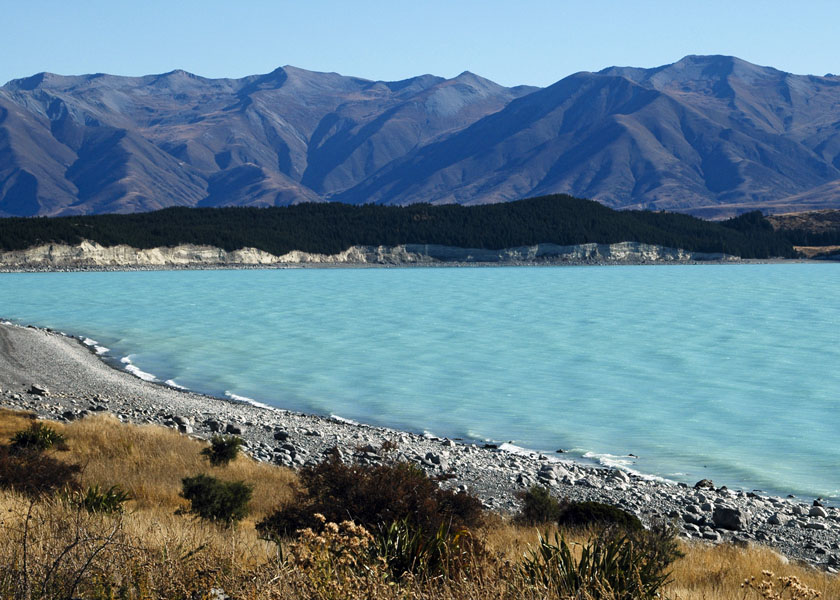
#> input picture Images/New_Zealand_Lake.jpg, 840 x 600 px
$ python opencv_ms_gaussian_blurring.py
#> lines starting #> are read from the running program, lines starting #| are printed output that depends on the picture
### add2pictures2one.py
import cv2
import numpy as np


# [6 lines left out: function __cutPicturesToSimilarSize, not called in this run]


def __getScaledHeightAndWidth(pic, factor):
    h, w = pic.shape[:2]
    h *= factor
    h = int(h)
    w *= factor
    w = int(w)
    return h, w


# [35 lines left out: function __makeSameSizeByScaling, not called in this run]


def __scaleFigures(pic1, pic2, factor=1):

    h, w = __getScaledHeightAndWidth(pic1, factor)
    pic1out = cv2.resize(
        pic1, (w, h), interpolation=cv2.INTER_CUBIC)

    h, w = __getScaledHeightAndWidth(pic2, factor)
    pic2out = cv2.resize(
        pic2, (w, h), interpolation=cv2.INTER_CUBIC)

    return pic1out, pic2out


def __shiftAndAdd(pic1, pic2):
    rows1, cols1, _ = pic1.shape
    rows2, cols2, _ = pic2.shape
    M = np.float32([[1, 0, cols1], [0, 1, 0]])
    pic_shifted = cv2.warpAffine(pic2, M, (cols1+cols2, max(rows1, rows2)))

    # add picture to larger picture
    pic_shifted[0:rows1, 0:cols1] = pic1
    return pic_shifted


def shiftAndAdd(pic1, pic2, factor=1, rescale=False):
    # https://docs.opencv.org/4.x/d0/d86/tutorial_py_image_arithmetics.html
    if rescale:
        return __shiftAndAdd(*__scaleFigures(
            *__makeSameSizeByScaling(pic1, pic2), factor))
    else:
        return __shiftAndAdd(*__scaleFigures(pic1, pic2, factor))

### differenceBetweenPictures.py
import numpy as np


def getDifferenceBetweenPictures(pic1, pic2):
    if not(np.all(np.equal(pic1.shape, pic2.shape))):
        print('Pictures must by same shape, picture1 is',
              pic1.shape, 'picture2 is ', pic2.shape)
    else:
        pic_diff = pic1.astype('float32')-pic2.astype('float32')
        np.abs(pic_diff)
        return pic_diff.astype('uint8')

### opencv_ms_gaussian_blurring.py
import cv2
from matplotlib import pyplot as plt
import numpy as np
import add2pictures2one as ap
import differenceBetweenPictures as dp

pic = cv2.imread("./Images/New_Zealand_Lake.jpg",
                 cv2.IMREAD_UNCHANGED)  # color
#> pic is the input picture: shape (600, 840, 3); mean B, G, R 140.2, 126.7, 100.9

sigma = 1
shape = 3
k = cv2.getGaussianKernel(shape, sigma)
kernel = np.multiply(k, np.transpose(k))

array = np.array([[1, 2, 1], [2, 4, 2], [1, 2, 1]])*(1/16)
print(array)

print(kernel, kernel.shape, np.transpose(kernel.shape))

# pic_blurebyfilter = cv2.filter2D(pic, -1, kernel)
pic_blurebyfilter = cv2.sepFilter2D(pic, -1, k, k)
pic_gaussianblur = cv2.GaussianBlur(pic, kernel.shape, sigma)

result = ap.shiftAndAdd(pic, ap.shiftAndAdd(
    pic_gaussianblur, pic_blurebyfilter))
#> in __scaleFigures, `h, w = __getScaledHeightAndWidth(pic1, factor)`: h = 600; w = 840
#> in __shiftAndAdd, `rows1, cols1, _ = pic1.shape`: rows1 = 600; cols1 = 840
#> in __shiftAndAdd, `M = np.float32([[1, 0, cols1], [0, 1, 0]])`: M = [[1, 0, 840], [0, 1, 0]]
#> in __shiftAndAdd, `pic_shifted = cv2.warpAffine(pic2, M, (cols1+cols2, max(rows1, rows2)))`:
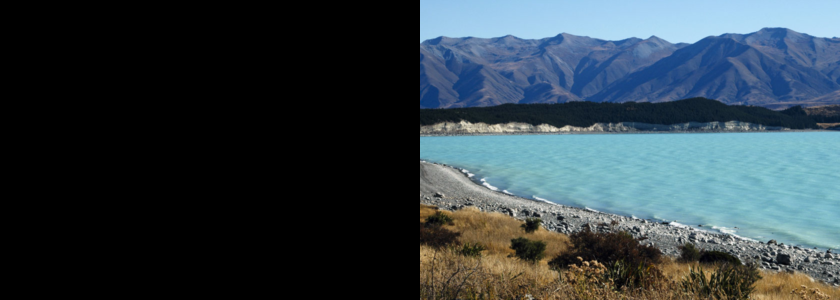
#> pic_shifted: shape (600, 1680, 3) (shown at 1/2 size); mean B, G, R 70.1, 63.3, 50.4
#> in __shiftAndAdd, `pic_shifted[0:rows1, 0:cols1] = pic1`:
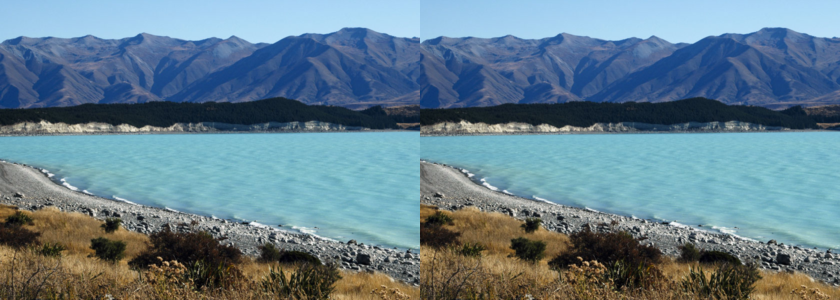
#> pic_shifted: shape (600, 1680, 3) (shown at 1/2 size); mean B, G, R 140.2, 126.7, 100.9
#> in __shiftAndAdd (call 2), `pic_shifted = cv2.warpAffine(pic2, M, (cols1+cols2, max(rows1, rows2)))`:
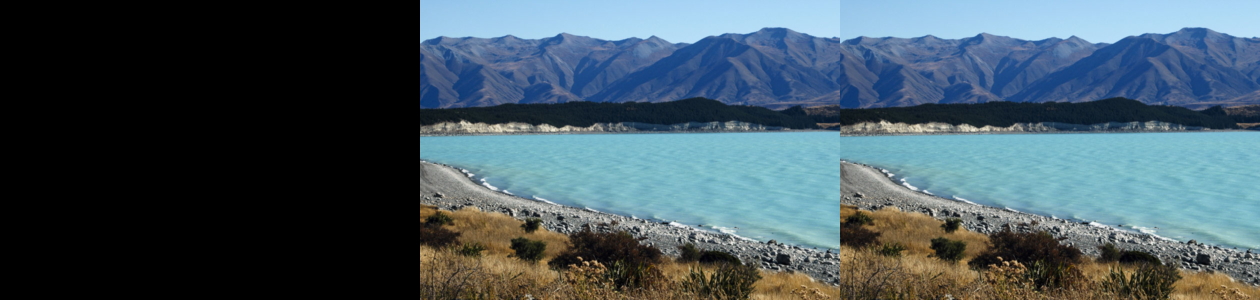
#> pic_shifted: shape (600, 2520, 3) (shown at 1/2 size); mean B, G, R 93.4, 84.5, 67.3
#> in __shiftAndAdd (call 2), `pic_shifted[0:rows1, 0:cols1] = pic1`:
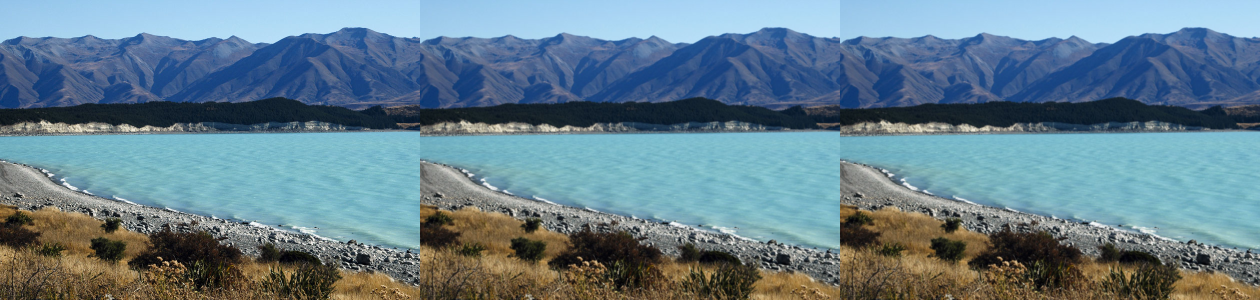
#> pic_shifted: shape (600, 2520, 3) (shown at 1/2 size); mean B, G, R 140.2, 126.7, 100.9

cv2.imshow("normal, filtered 2d, opencv gaussian", result)


pic_dif = dp.getDifferenceBetweenPictures(
    pic_blurebyfilter, pic_gaussianblur)
#> in getDifferenceBetweenPictures, `return pic_diff.astype('uint8')`:
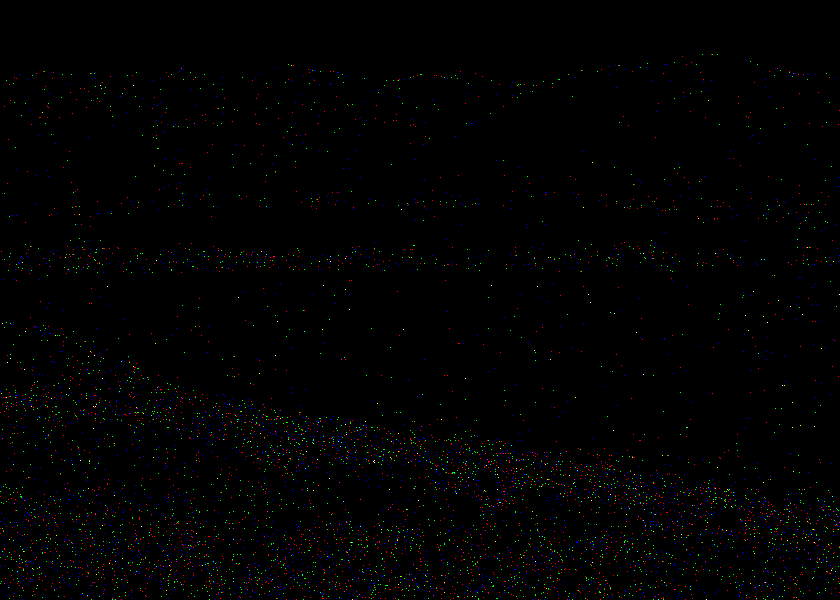
#> returned value: shape (600, 840, 3); mean of channels 0, 1, 2 1.2, 1.2, 1.3; drawn as B, G, R

cv2.imshow("difference between gaussian blurs",
           pic_dif)


pic_med = cv2.medianBlur(pic, shape)
pic_dif_med = dp.getDifferenceBetweenPictures(
    pic_gaussianblur, pic_med)
#> in getDifferenceBetweenPictures (call 2), `pic_diff = pic1.astype('float32')-pic2.astype('float32')`:
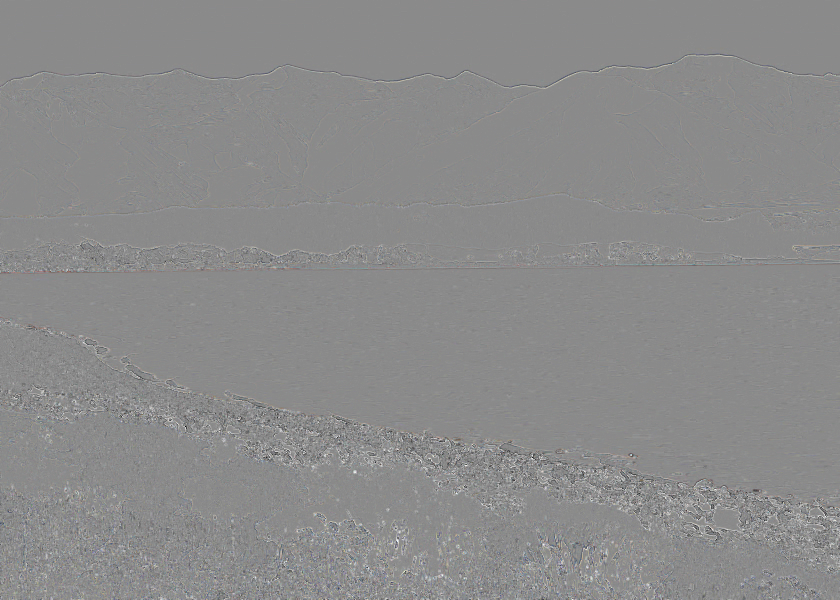
#> pic_diff: shape (600, 840, 3) float32; mean B, G, R 0.4, 0.4, 0.4; drawn with min black and max white
#> in getDifferenceBetweenPictures (call 2), `return pic_diff.astype('uint8')`:
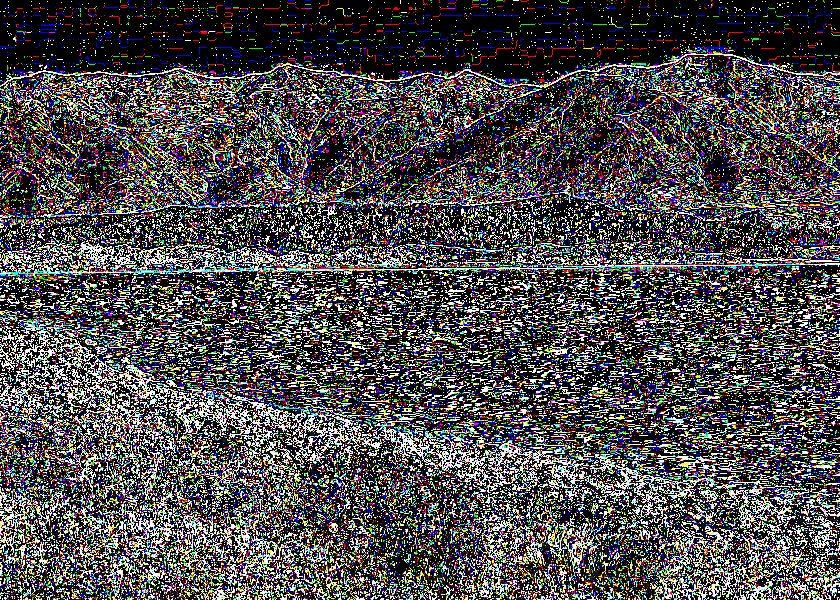
#> returned value: shape (600, 840, 3); mean of channels 0, 1, 2 76.5, 75.6, 78; drawn as B, G, R

cv2.imshow("difference between gaussian blur and median blur",
           pic_dif_med)


cv2.waitKey(0)
cv2.destroyAllWindows()

$ run again, with Images/canada.jpg copied over Images/New_Zealand_Lake.jpg
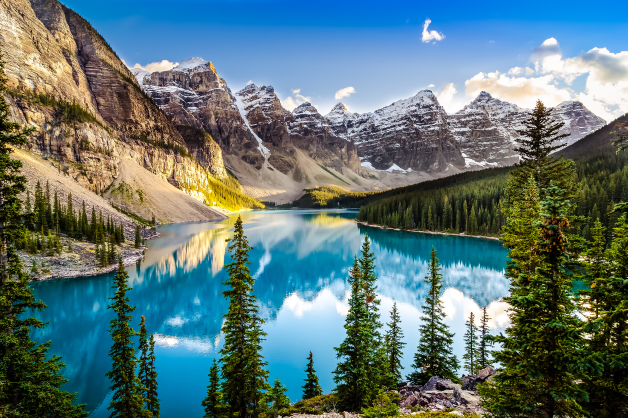
#> input picture Images/canada.jpg, 1255 x 835 px (shown at 1/2 size)
#> pic is the input picture: shape (835, 1255, 3); mean B, G, R 117.8, 117.8, 93.7
#> in __scaleFigures, `h, w = __getScaledHeightAndWidth(pic1, factor)`: h = 835; w = 1255
#> rows1 = 835; cols1 = 1255
#> M = [[1, 0, 1255], [0, 1, 0]]
#> in __shiftAndAdd, `pic_shifted[0:rows1, 0:cols1] = pic1`:
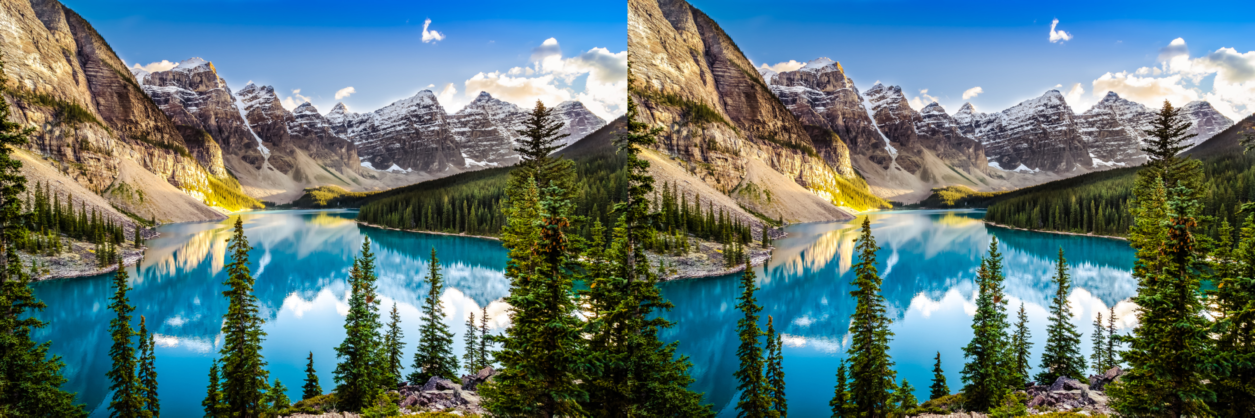
#> pic_shifted: shape (835, 2510, 3) (shown at 1/2 size); mean B, G, R 117.8, 117.8, 93.7
#> in getDifferenceBetweenPictures (call 2), `return pic_diff.astype('uint8')`:
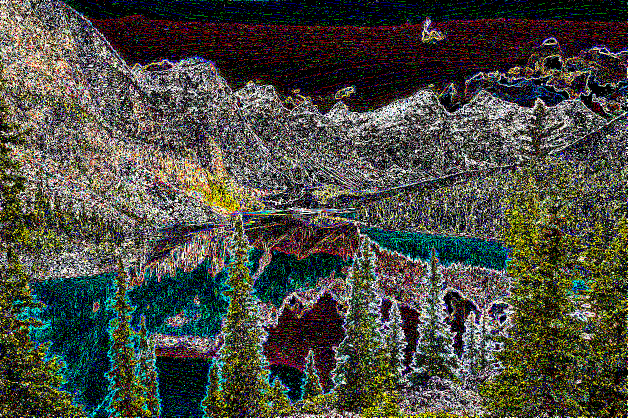
#> returned value: shape (835, 1255, 3) (shown at 1/2 size); mean of channels 0, 1, 2 65.3, 74.6, 73.5; drawn as B, G, R

$ run again, with Images/colorful_umbrella.jpg copied over Images/New_Zealand_Lake.jpg
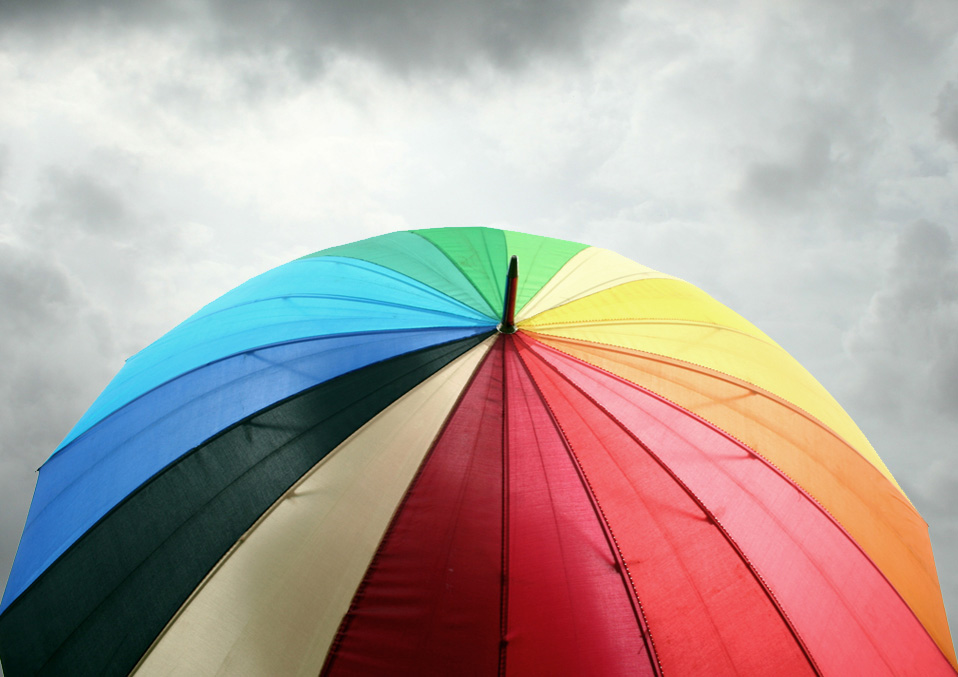
#> input picture Images/colorful_umbrella.jpg, 958 x 677 px
#> pic is the input picture: shape (677, 958, 3); mean B, G, R 157.1, 161.5, 176.4
#> in __scaleFigures, `h, w = __getScaledHeightAndWidth(pic1, factor)`: h = 677; w = 958
#> rows1 = 677; cols1 = 958
#> M = [[1, 0, 958], [0, 1, 0]]
#> in __shiftAndAdd, `pic_shifted[0:rows1, 0:cols1] = pic1`:
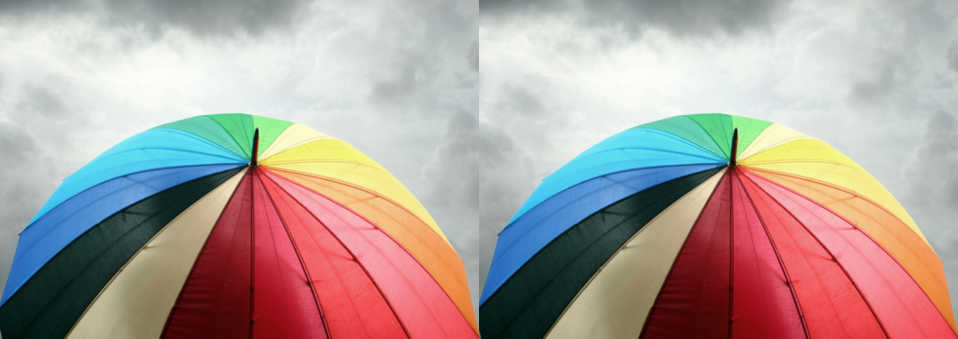
#> pic_shifted: shape (677, 1916, 3) (shown at 1/2 size); mean B, G, R 157.1, 161.5, 176.4
#> in getDifferenceBetweenPictures (call 2), `return pic_diff.astype('uint8')`:
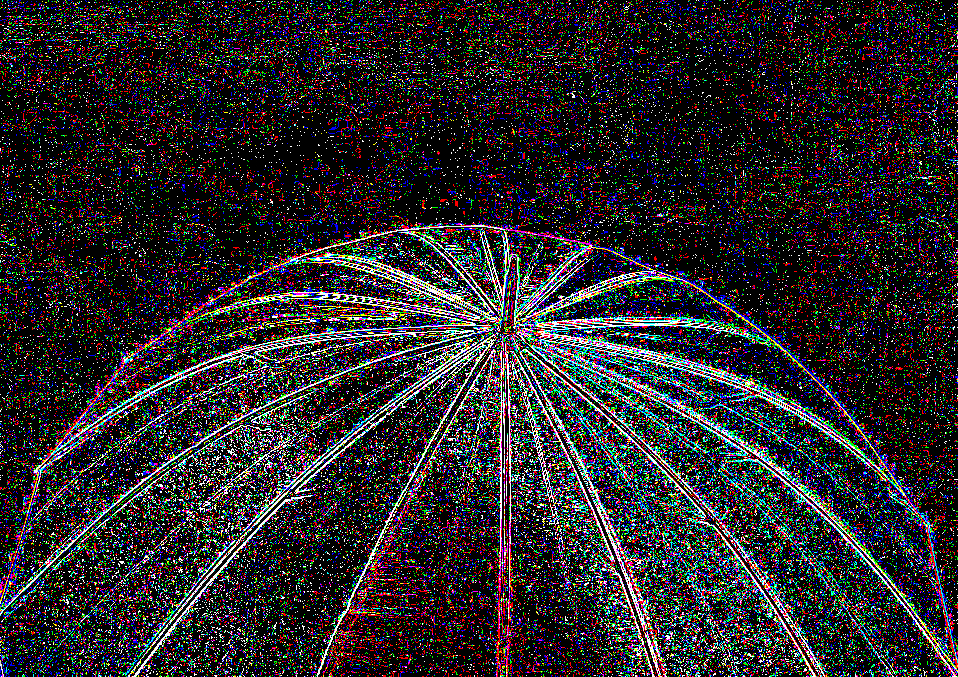
#> returned value: shape (677, 958, 3); mean of channels 0, 1, 2 42.7, 39.9, 43.2; drawn as B, G, R
